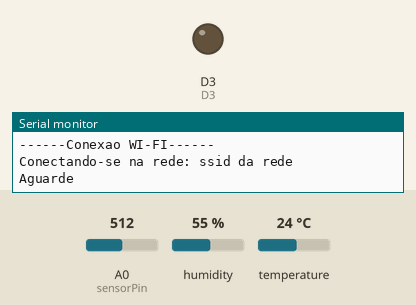
Simulated run of this sketch. Board: ESP8266 (NodeMCU). On the bench: output pins drawn as LEDs (lit = HIGH), the last lines printed to the serial monitor. Inputs (shaded band) come from the test bench; at power-on: A0 (sensorPin) = 512, humidity 55 %, temperature 24 °C. WiFi joins after 1.5 s; servers stay silent unless stated; no MQTT or app messages arrive unless stated; pins used as bus, display or sensor lines are not drawn.

Above: at 0.1 s.
At 1.8 s:
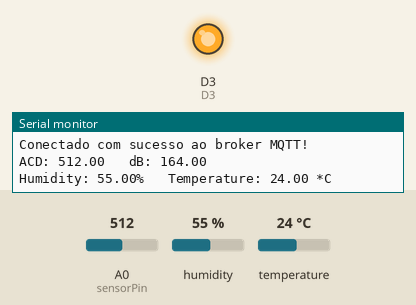
Timing chart, 0 to 3.3 s (numbered marks = the images above):
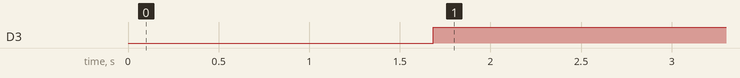

Measured:
- by itself, D3: LOW → HIGH at 1.7 s

The sketch:

ruidoTemperaturaUmidade.ino
```cpp
#include "DHT.h"

#include <ESP8266WiFi.h>
#include <ESP8266WebServer.h>
#include <PubSubClient.h>

#include <math.h>

#define SSID "ssid da rede"
#define PASSWORD "senha da rede"

#define TOKEN "token do device no ThingsBoard"

//defines - mapeamento de pinos do NodeMCU
#define D0    16
#define D1    5
#define D2    4
#define D3    0
#define D4    2
#define D5    14
#define D6    12
#define D7    13
#define D8    15
#define D9    3
#define D10   1
#define DHTTYPE DHT11


// porta 80 para HTTP
ESP8266WebServer server(80);

// conteudo da pagina web
String page = "";

int sensorPin = A0;
float sensorValue = 0;
//float sensorValueAux = 0;

float confortoDb = 40.0;
float limiteDb = 50.0;
float limiteTempSup = 23.0;
float limiteTempInf = 20.0;
float limiteHumSup = 80.0;
float limiteHumInf = 40.0;

//char thingsboardServer[] = "demo.thingsboard.io";

const char* BROKER_MQTT = "demo.thingsboard.io"; //URL do broker MQTT que se deseja utilizar
int BROKER_PORT = 1883; // Porta do Broker MQTT

// Initialize the Ethernet client object
WiFiClient espClient;

PubSubClient MQTT(espClient);

int status = WL_IDLE_STATUS;
unsigned long lastSend;


// Initialize DHT sensor.
DHT dht(D1, DHTTYPE);

void setup() {
  // initialize serial for debugging
  Serial.begin(9600);
  dht.begin();

  page = "<h1>Ruido, Temperatura e Umidade</h1> <h3>DCC091 - IoT - 2019.1</h3> <h4>Alunos: <br> Braulio Silva Mendes Lucas <br> Joao Victor Dutra Balboa</h4> <h5> <br><br> Escolha o ambiente para leitura dos valores:</h5>  <p><a href=\"Biblioteca\"><button>Biblioteca</button></a>&nbsp; <a href=\"SalaAula\"><button>Sala de Aula</button></a>&nbsp; <a href=\"Apartamento\"><button>Apartamento</button></a>&nbsp; <a href=\"Escritorio\"><button>Escritorio</button></a>&nbsp; <a href=\"Restaurante\"><button>Restaurante</button></a></p>";
  pinMode(D7, OUTPUT);
  digitalWrite(D7, LOW);

  pinMode(D3, OUTPUT);
  digitalWrite(D3, LOW);

  pinMode(D5, OUTPUT);
  digitalWrite(D5, LOW);

  InitWiFi();
  MQTT.setServer(BROKER_MQTT, BROKER_PORT);
  //MQTT.setCallback(mqtt_callback);

  lastSend = 0;

  server.on("/", [](){
    server.send(200, "text/html", page);
  });
  server.on("/Apartamento", [](){
    server.send(200, "text/html", page);
    limiteDb = 45.0;
    limiteTempSup = 23.0;
    limiteTempInf = 20.0;
  });
  server.on("/Biblioteca", [](){
    server.send(200, "text/html", page);
    confortoDb = 35.0;
    limiteDb = 45.0;
    limiteTempSup = 23.0;
    limiteTempInf = 20.0;
    limiteHumSup = 80.0;
    limiteHumInf = 40.0;
  });
  server.on("/Escritorio", [](){
    server.send(200, "text/html", page);
    confortoDb = 30.0;
    limiteDb = 40.0;
    limiteTempSup = 23.0;
    limiteTempInf = 20.0;
    limiteHumSup = 80.0;
    limiteHumInf = 40.0;
  });
  server.on("/Restaurante", [](){
    server.send(200, "text/html", page);
    confortoDb = 40.0;
    limiteDb = 50.0;
    limiteTempSup = 23.0;
    limiteTempInf = 20.0;
    limiteHumSup = 80.0;
    limiteHumInf = 40.0;
  });
  server.on("/SalaAula", [](){
    server.send(200, "text/html", page);
    confortoDb = 40.0;
    limiteDb = 50.0;
    limiteTempSup = 23.0;
    limiteTempInf = 20.0;
    limiteHumSup = 80.0;
    limiteHumInf = 40.0;
  });

  server.begin();
}

void loop() {
  status = WiFi.status();
  if ( status != WL_CONNECTED) {
    while ( status != WL_CONNECTED) {
      Serial.print("Attempting to connect to WPA SSID: ");
      Serial.println(WIFI_AP);
      // Connect to WPA/WPA2 network
      status = WiFi.begin(SSID, PASSWORD);
      delay(500);
    }
    Serial.println("Connected to AP");
  }

  // atende ao cliente http
  server.handleClient();

  if ( !MQTT.connected() ) {
    reconnectMQTT();
  }

  if ( millis() - lastSend > 1000 ) { // Update and send only after 1 seconds
    getAndSendSoundData(confortoDb, limiteDb);
    getAndSendTemperatureAndHumidityData(limiteTempSup, limiteTempInf, limiteHumSup, limiteHumInf);
    lastSend = millis();
  }

  MQTT.loop();
}

void getAndSendSoundData(float conforto, float limite){

  sensorValue = analogRead(sensorPin);

  if(isnan(sensorValue)){
    Serial.println("Falha leitura sensor!");
  }

  Serial.print("ACD: ");
  Serial.print(sensorValue);

  //Formas de conversão para dB, usou-se apenas regras de 3 e subtração devido à baixa sensibilidade do sensor
  sensorValue = sensorValue - 348; //335;
  //sensorValue = (sensorValueAux+83.2073)/11.003;//https://circuitdigest.com/microcontroller-projects/arduino-sound-level-measurement
  //sensorValue = (sensorValueAux*35)/354;

  /* Fórmulas mais elaboradas de conversão
  sensorValue = 20*log10(sensorValueAux);
  sensorValue = 16.801 * log(sensorValueAux/1023) + 9.872;
  sensorValue = 10*log10(sensorValueAux);
  sensorValue = 20*log10(sensorValueAux/1024);
  sensorValue = 20*log10(sensorValueAux/354)+35;
  sensorValue = 10*log10(10/6) + 20*log10(5);
  sensorValue = (sensorValueAux*25)/400; Serial.print(" |10: "); Serial.print(sensorValue);
  sensorValue = (sensorValueAux) * (5.0 / 1023);Serial.print(" |11: "); Serial.println(sensorValue);
  */

  Serial.print("\t dB: ");
  Serial.println(sensorValue);

  if(sensorValue > limite){
    digitalWrite(D7, HIGH);
  }
  else{
    digitalWrite(D7, LOW);
  }

  String db = String(sensorValue);
  String l = String(limite);
  String c = String(conforto);

  String payload = "{";
  payload += "\"Ruido_dB\":"; payload+= db; payload += ",";
  payload += "\"Conforto_dB\":"; payload+= c; payload += ",";
  payload += "\"Limite_dB\":"; payload+= l;
  payload +="}";


  char attributes[100];
  payload.toCharArray(attributes, 100);
  MQTT.publish("v1/devices/me/telemetry", attributes);
  //Serial.println(attributes);


}

void getAndSendTemperatureAndHumidityData(float tempS, float tempI, float humS, float humI)
{
  //Serial.println("Collecting temperature data.");

  // Reading temperature or humidity takes about 250 milliseconds!
  float h = dht.readHumidity();
  // Read temperature as Celsius (the default)
  float t = dht.readTemperature();

  if(t > tempS || t < tempI){
    digitalWrite(D3, HIGH);
  }
  else{
    digitalWrite(D3, LOW);
  }


  if(h > humS || h < humI){
    digitalWrite(D5, HIGH);
  }
  else{
    digitalWrite(D5, LOW);
  }

  // Check if any reads failed and exit early (to try again).
  if (isnan(h) || isnan(t)) {
    Serial.println("Failed to read from DHT sensor!");
    return;
  }
  Serial.print("Humidity: ");
  Serial.print(h);
  Serial.print("%\t Temperature: ");
  Serial.print(t);
  Serial.println(" *C ");

  String temperature = String(t);
  String humidity = String(h);

  /*
  // Just debug messages
  Serial.print( "Sending temperature and humidity : [" );
  Serial.print( temperature ); Serial.print( "," );
  Serial.print( humidity );
  Serial.print( "]   -> " );
  */

  // Prepare a payload string
  String lts = String(tempS);
  String lti = String(tempI);
  String lhs = String(humS);
  String lhi = String(humI);


  String payload = "{";
  payload += "\"Temperatura\":"; payload += temperature; payload += ",";
  payload += "\"Limite_Temperatura_Superior\":"; payload += lts; payload += ",";
  payload += "\"Limite_Temperatura_Inferior\":"; payload += lti;
  payload += "}";

  // Send payload
  char attributes[100];
  payload.toCharArray( attributes, 100 );
  MQTT.publish( "v1/devices/me/telemetry", attributes );
  //Serial.println( attributes );

  payload = "{";
  payload += "\"Umidade\":"; payload += humidity; payload += ",";
  payload += "\"Limite_Umidade_Superior\":"; payload += lhs; payload += ",";
  payload += "\"Limite_Umidade_Inferior\":"; payload += lhi;
  payload += "}";

  // Send payload
  attributes[100];
  payload.toCharArray( attributes, 100 );
  MQTT.publish( "v1/devices/me/telemetry", attributes );
  //Serial.println( attributes );
}

  void InitWiFi()
{
    delay(10);
    Serial.println("------Conexao WI-FI------");
    Serial.print("Conectando-se na rede: ");
    Serial.println(SSID);
    Serial.println("Aguarde");

    reconnect();
}

void reconnect()
{
    //se já está conectado a rede WI-FI, nada é feito.
    //Caso contrário, são efetuadas tentativas de conexão
    if (WiFi.status() == WL_CONNECTED)
        return;

    WiFi.begin(SSID, PASSWORD); // Conecta na rede WI-FI

    while (WiFi.status() != WL_CONNECTED)
    {
        delay(100);
        Serial.print(".");
    }

    Serial.println();
    Serial.print("Conectado com sucesso na rede ");
    Serial.print(SSID);
    Serial.println("IP obtido: ");
    Serial.println(WiFi.localIP());

}

//Função: reconecta-se ao broker MQTT (caso ainda não esteja conectado ou em caso de a conexão cair)
//        em caso de sucesso na conexão ou reconexão, o subscribe dos tópicos é refeito.
//Parâmetros: nenhum
//Retorno: nenhum
void reconnectMQTT()
{
  while (!MQTT.connected())
      {
          Serial.print("* Tentando se conectar ao Broker MQTT: ");
          Serial.println(BROKER_MQTT);
          //if (MQTT.connect(ID_MQTT))
          if (MQTT.connect("Default", TOKEN, NULL))
          {
              Serial.println("Conectado com sucesso ao broker MQTT!");
              //MQTT.subscribe(TOPICO_SUBSCRIBE);
          }
          else
          {
              Serial.println("Falha ao conectar no broker.");
              Serial.println("Havera nova tentatica de conexao em 2s");
              delay(2000);
          }
      }
}
```
